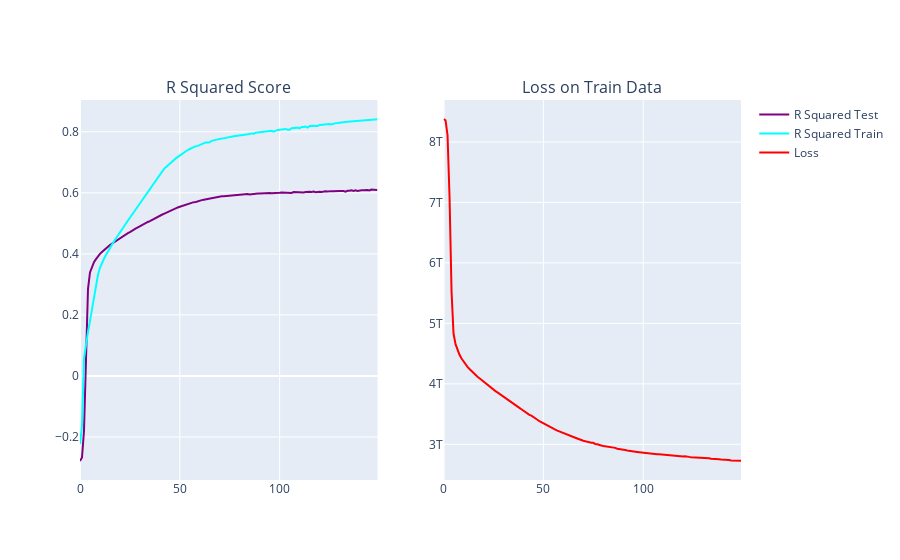

The code cell stored with this chart in its notebook:
### Markdown cell above
### Salary Prediction with Neural Networks when using PCA to keep 95% of the variance

### Code cell
predd_nn, y_test, history, R2_test, R2_train = predict_with_nn(df_pca, salary_col, epochs=150)
plot_predictions(y_pred=predd_nn, y_test=y_test)
plot_NN_result(history=history, R2=[R2_test, R2s_train])

### Figure 1 — Plotly figure (JSON) as saved in the notebook; plotly's stock layout.template omitted (floating-point values rounded to 4 significant figures; data arrays with more than 128 entries replaced by an {"elided": "..."} marker saying what was removed)
{"data": [{"hovertemplate": "variable=0<br>index=%{x}<br>value=%{y}<extra></extra>", "legendgroup": "0", "line": {"color": "purple", "dash": "solid"}, "marker": {"symbol": "circle"}, "mode": "lines", "name": "R Squared Test", "orientation": "v", "showlegend": true, "type": "scatter", "x": {"elided": "150 int values"}, "xaxis": "x", "y": {"elided": "150 float values"}, "yaxis": "y"}, {"hovertemplate": "variable=0<br>index=%{x}<br>value=%{y}<extra></extra>", "legendgroup": "0", "line": {"color": "cyan", "dash": "solid"}, "marker": {"symbol": "circle"}, "mode": "lines", "name": "R Squared Train", "orientation": "v", "showlegend": true, "type": "scatter", "x": {"elided": "150 int values"}, "xaxis": "x", "y": {"elided": "150 float values"}, "yaxis": "y"}, {"hovertemplate": "variable=0<br>index=%{x}<br>value=%{y}<extra></extra>", "legendgroup": "0", "line": {"color": "red", "dash": "solid"}, "marker": {"symbol": "circle"}, "mode": "lines", "name": "Loss", "orientation": "v", "showlegend": true, "type": "scatter", "x": {"elided": "150 int values"}, "xaxis": "x2", "y": {"elided": "150 int values"}, "yaxis": "y2"}], "layout": {"annotations": [{"font": {"size": 16}, "showarrow": false, "text": "R Squared Score", "x": 0.225, "xanchor": "center", "xref": "paper", "y": 1, "yanchor": "bottom", "yref": "paper"}, {"font": {"size": 16}, "showarrow": false, "text": "Loss on Train Data", "x": 0.775, "xanchor": "center", "xref": "paper", "y": 1, "yanchor": "bottom", "yref": "paper"}], "xaxis": {"anchor": "y", "domain": [0, 0.45]}, "xaxis2": {"anchor": "y2", "domain": [0.55, 1]}, "yaxis": {"anchor": "x", "domain": [0, 1]}, "yaxis2": {"anchor": "x2", "domain": [0, 1]}}}
